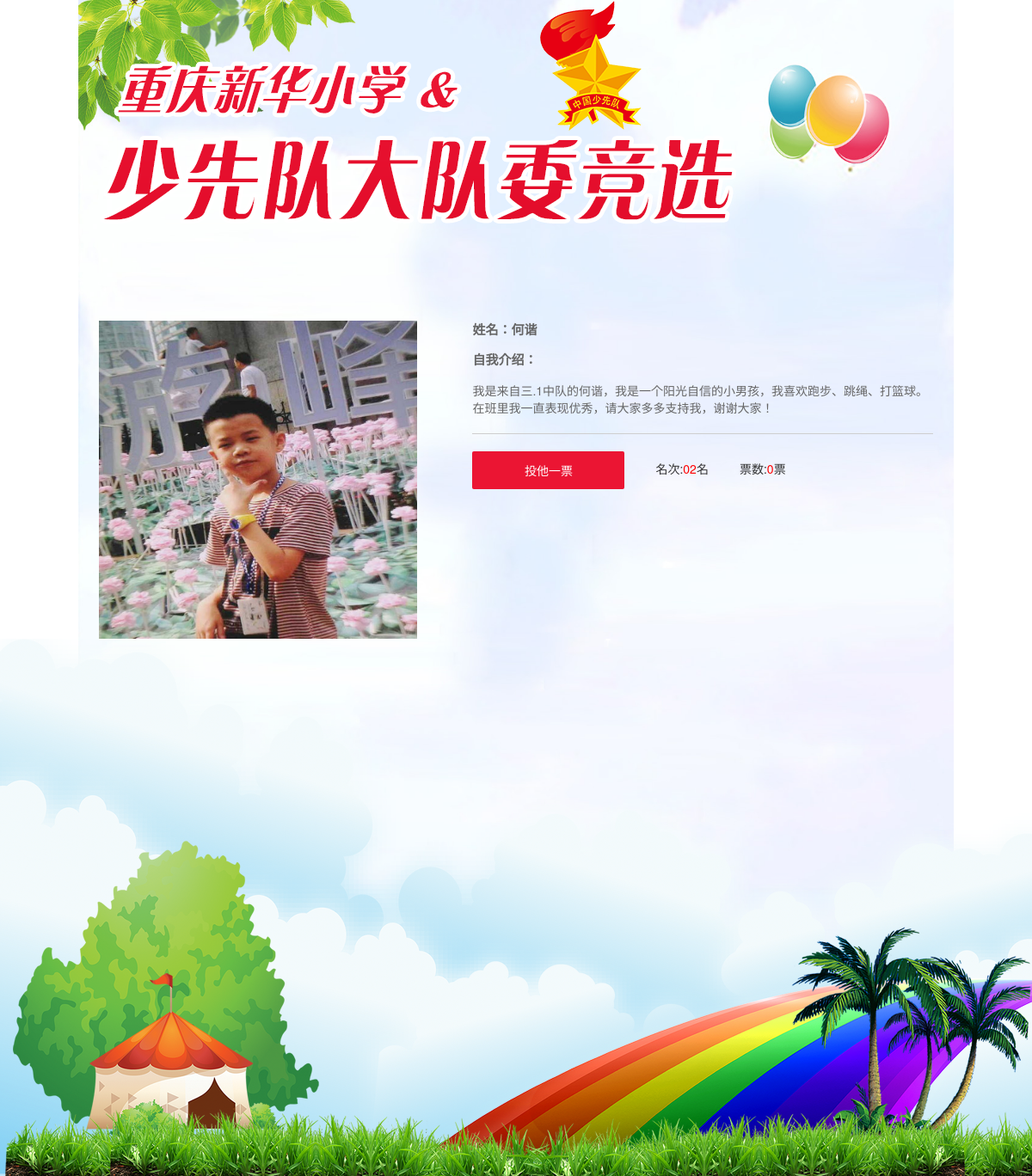
Screenshot of /content/7/ (signed in) with the database file from the repository.
### vote/models.py (models this page shows, shortened)
class Candidate(models.Model):
    name = models.CharField(max_length=32, blank=False, verbose_name='姓名')
    description = models.CharField(max_length=512, verbose_name='简介')
    pic_name = models.CharField(max_length=256, verbose_name='图片名称')
    voted = models.IntegerField(default=0, verbose_name='当前票数')
    class Meta:
        verbose_name = '候选人信息'
        verbose_name_plural = '候选人信息'

### vote/views.py (the view)
# urls.py: url(r'^content/(\d)/$', show_contents),
def show_contents(request, main_id):
    openid = get_openid(request)
    if openid == '':
        return notify_entry()
    try:
        main_candidate = Candidate.objects.get(id=main_id)
        candidate = {
            "id": main_candidate.id,
            "name": main_candidate.name,
            "pic_name": '/static/candidate_img/' + main_candidate.pic_name,
            "voted": main_candidate.voted,
            "lines": main_candidate.description.split('\n'),
            "rank": get_rank(main_candidate.id)
        }
        return render_to_response("vote/content.html", {"candidate": candidate})
    except Exception as err:
        logger.error("err = {}".format(err))
        return HttpResponseRedirect('/list/')

### vote/views.py (called while the page is built)
def get_rank(userid):
    i = 0
    all_candidates = Candidate.objects.all().order_by('-voted')
    for one_candidate in all_candidates:
        i += 1
        if one_candidate.id == userid:
            break
    ret = str(i)
    if ret.__len__() < 2:
        ret = '0' + ret
    return ret

def get_openid(request):
    try:
        openid = request.session['openid']
        return openid
    except Exception:
        return ''

### xinhua_vote/templates/vote/content.html (shortened to what this page needs)
<!DOCTYPE html>
<html>
<head>
    {% load static %}
<link rel="stylesheet" type="text/css" href={% static "css/bootstrap.min.css" %}/>
<link rel="stylesheet" type="text/css" href={% static "css/style.css" %}/>
</head>
<body>
<div class="container">
	<div class="header">
		<img src={% static "images/icon_title.png" %}/>
	</div>
	<div class="main">
		<img class="pull-left" src={{ candidate.pic_name }}/>
		<div class="vote-body">
			<div class="vote-item1">
				<b>姓名：{{ candidate.name }}</b>
				<b>自我介绍：</b>
				<div class="vote-txt">
                    {% for one_line in candidate.lines %}
                        <p>{{ one_line }}</p>
                    {% endfor %}
				</div>
			</div>
			<div class="vote-item2">
				<button class="btn" onclick="window.location.href='/do_vote/content/{{ candidate.id }}/'">投他一票</button>
				<span>
					名次:<a href="">{{ candidate.rank }}</a>名
				</span>
				<span>
					票数:<a href="">{{ candidate.voted }}</a>票
				</span>
			</div>
		</div>
	</div>
</div>
<div class="footer"></div>
</body>
</html>

### static/vote/css/style.css (style rules this page uses)
body { background: url(/static/images/icon_bg.jpg) center top no-repeat; background-size: contain; font-family: "Helvetica Neue", Helvetica, Microsoft Yahei, Hiragino Sans GB, WenQuanYi Micro Hei, sans-serif; }
.main { margin-top: 8em; }
.main > img { margin-right: 4.6em; max-width:370px; width:100%; }
.footer { width: 100%; background: url(/static/images/icon_footer.png) center top no-repeat; background-size: cover; height: 625px; }
.vote-body { overflow: hidden; }
.vote-item1 { border-bottom: 1px solid #cecece; padding-bottom: 10px; }
.vote-item1 > b { color: #666; font-size: 15px; display: block; margin-bottom: 14px; }
.vote-txt p { color: #666; }
.vote-item2 { padding-top: 20px; }
.vote-item2 button { width: 177px;height: 44px; }
.vote-item2 span { margin-left: 6%; }
.vote-item2 span a { color: red; }
.vote-item2 button, .list-item button { position: relative;overflow: hidden;display: inline-block;background: #eb1533;color: #fff;border-radius: 2px;outline: none;border: none;cursor: pointer; }
@media (min-width: 1200px) { .container { width: 1000px; } }

### rows the page displays
Candidate: name "何谐", lines "我是来自三.1中队的何谐，我是一个阳光自信的小男孩，我喜欢跑步、跳绳、打篮球。在班里我一直表现优秀，请大家多多支持我，谢谢大家！"

### other values shown
{{ candidate.rank }} "02"
{{ candidate.voted }} "0"
